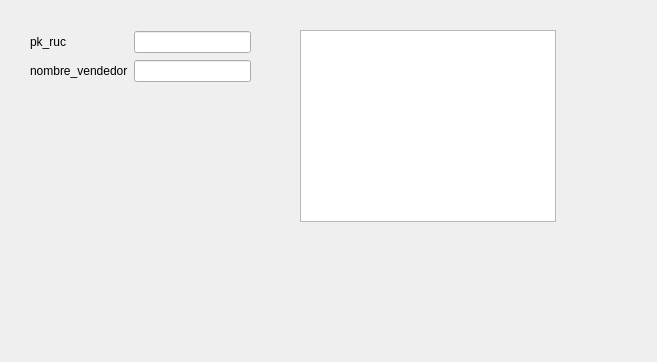
<?xml version="1.0" encoding="UTF-8"?>
<ui version="4.0">
<class>ui_search_proveedor</class>
<widget class="QWidget" name="ui_search_proveedor">
  <property name="geometry">
   <rect>
    <x>0</x>
    <y>0</y>
    <width>657</width>
    <height>362</height>
   </rect>
  </property>
  <property name="windowTitle">
   <string>SearchForm</string>
  </property>
  <widget class="QWidget" name="gridLayoutWidget">
   <property name="geometry">
    <rect>
     <x>30</x>
     <y>30</y>
     <width>221</width>
     <height>53</height>
    </rect>
   </property>
   <layout class="QGridLayout" name="gridLayout">
<item row="1" column ="0">
<widget class="QLabel" name="l_pk_ruc">
<property name="text">
<string>pk_ruc</string>
</property>
</widget>
</item>
<item row="1" column="1">
<widget class="LineEdit" name="le_pk_ruc"/>
</item>
<item row="2" column ="0">
<widget class="QLabel" name="l_nombre_vendedor">
<property name="text">
<string>nombre_vendedor</string>
</property>
</widget>
</item>
<item row="2" column="1">
<widget class="LineEdit" name="le_nombre_vendedor"/>
</item>
  </layout>
  </widget>
  <widget class="QTableView" name="tableView">
   <property name="geometry">
    <rect>
     <x>300</x>
     <y>30</y>
     <width>256</width>
     <height>192</height>
    </rect>
   </property>
  </widget>
 </widget>
 <customwidgets>
  <customwidget>
   <class>LineEdit</class>
   <extends>QLineEdit</extends>
   <header>lineedit.h</header>
  </customwidget>
 </customwidgets>
 <resources/>
 <connections/>
</ui>
